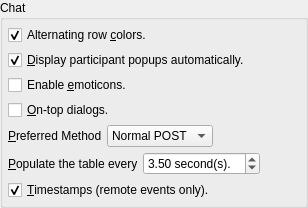
             <widget class="QGroupBox" name="groupBox_2">
              <property name="title">
               <string>Chat</string>
              </property>
              <layout class="QVBoxLayout" name="verticalLayout_4">
               <property name="spacing">
                <number>5</number>
               </property>
               <property name="leftMargin">
                <number>5</number>
               </property>
               <property name="topMargin">
                <number>5</number>
               </property>
               <property name="rightMargin">
                <number>5</number>
               </property>
               <property name="bottomMargin">
                <number>5</number>
               </property>
               <item>
                <widget class="QCheckBox" name="chatAlternatingRowColors">
                 <property name="text">
                  <string>Alternating row &amp;colors.</string>
                 </property>
                 <property name="checked">
                  <bool>true</bool>
                 </property>
                </widget>
               </item>
               <item>
                <widget class="QCheckBox" name="displayPopups">
                 <property name="text">
                  <string>&amp;Display participant popups automatically.</string>
                 </property>
                 <property name="checked">
                  <bool>true</bool>
                 </property>
                </widget>
               </item>
               <item>
                <widget class="QCheckBox" name="enableChatEmoticons">
                 <property name="text">
                  <string>Enable &amp;emoticons.</string>
                 </property>
                </widget>
               </item>
               <item>
                <widget class="QCheckBox" name="ontopChatDialogs">
                 <property name="toolTip">
                  <string>Please close open windows after modifying this setting.</string>
                 </property>
                 <property name="text">
                  <string>&amp;On-top dialogs.</string>
                 </property>
                </widget>
               </item>
               <item>
                <layout class="QHBoxLayout" name="horizontalLayout_5">
                 <property name="spacing">
                  <number>5</number>
                 </property>
                 <item>
                  <widget class="QLabel" name="label_9">
                   <property name="text">
                    <string>&amp;Preferred Method</string>
                   </property>
                   <property name="buddy">
                    <cstring>chatSendMethod</cstring>
                   </property>
                  </widget>
                 </item>
                 <item>
                  <widget class="QComboBox" name="chatSendMethod">
                   <property name="sizePolicy">
                    <sizepolicy hsizetype="Preferred" vsizetype="Fixed">
                     <horstretch>0</horstretch>
                     <verstretch>0</verstretch>
                    </sizepolicy>
                   </property>
                   <property name="sizeAdjustPolicy">
                    <enum>QComboBox::AdjustToContents</enum>
                   </property>
                   <item>
                    <property name="text">
                     <string>Normal POST</string>
                    </property>
                   </item>
                   <item>
                    <property name="text">
                     <string>Artificial GET</string>
                    </property>
                   </item>
                  </widget>
                 </item>
                 <item>
                  <spacer name="horizontalSpacer_5">
                   <property name="orientation">
                    <enum>Qt::Horizontal</enum>
                   </property>
                   <property name="sizeHint" stdset="0">
                    <size>
                     <width>40</width>
                     <height>20</height>
                    </size>
                   </property>
                  </spacer>
                 </item>
                </layout>
               </item>
               <item>
                <layout class="QHBoxLayout" name="horizontalLayout_98">
                 <property name="spacing">
                  <number>5</number>
                 </property>
                 <item>
                  <widget class="QLabel" name="label_121">
                   <property name="text">
                    <string>&amp;Populate the table every</string>
                   </property>
                   <property name="buddy">
                    <cstring>chatUpdateInterval</cstring>
                   </property>
                  </widget>
                 </item>
                 <item>
                  <widget class="QDoubleSpinBox" name="chatUpdateInterval">
                   <property name="suffix">
                    <string> second(s).</string>
                   </property>
                   <property name="minimum">
                    <double>0.500000000000000</double>
                   </property>
                   <property name="maximum">
                    <double>10.000000000000000</double>
                   </property>
                   <property name="value">
                    <double>3.500000000000000</double>
                   </property>
                  </widget>
                 </item>
                 <item>
                  <spacer name="horizontalSpacer_68">
                   <property name="orientation">
                    <enum>Qt::Horizontal</enum>
                   </property>
                   <property name="sizeHint" stdset="0">
                    <size>
                     <width>40</width>
                     <height>20</height>
                    </size>
                   </property>
                  </spacer>
                 </item>
                </layout>
               </item>
               <item>
                <widget class="QCheckBox" name="chatTimestamps">
                 <property name="text">
                  <string>&amp;Timestamps (remote events only).</string>
                 </property>
                 <property name="checked">
                  <bool>true</bool>
                 </property>
                </widget>
               </item>
              </layout>
             </widget>
